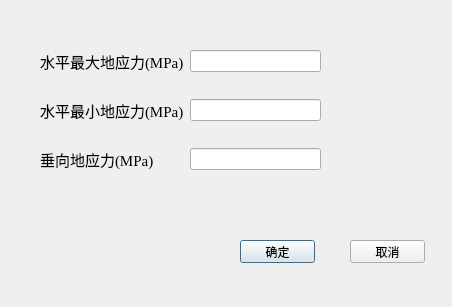
<?xml version="1.0" encoding="UTF-8"?>
<ui version="4.0">
 <class>dialog</class>
 <widget class="QDialog" name="dialog">
  <property name="geometry">
   <rect>
    <x>0</x>
    <y>0</y>
    <width>452</width>
    <height>307</height>
   </rect>
  </property>
  <property name="windowTitle">
   <string>三向地应力修改</string>
  </property>
  <widget class="QPushButton" name="pushButton">
   <property name="geometry">
    <rect>
     <x>240</x>
     <y>240</y>
     <width>75</width>
     <height>23</height>
    </rect>
   </property>
   <property name="text">
    <string>确定</string>
   </property>
  </widget>
  <widget class="QPushButton" name="pushButton_2">
   <property name="geometry">
    <rect>
     <x>350</x>
     <y>240</y>
     <width>75</width>
     <height>23</height>
    </rect>
   </property>
   <property name="text">
    <string>取消</string>
   </property>
  </widget>
  <widget class="QWidget" name="layoutWidget">
   <property name="geometry">
    <rect>
     <x>40</x>
     <y>50</y>
     <width>281</width>
     <height>121</height>
    </rect>
   </property>
   <layout class="QFormLayout" name="formLayout">
    <item row="0" column="0">
     <widget class="QLabel" name="label_2">
      <property name="font">
       <font>
        <family>Times New Roman</family>
        <pointsize>11</pointsize>
       </font>
      </property>
      <property name="text">
       <string>水平最大地应力(MPa)</string>
      </property>
     </widget>
    </item>
    <item row="0" column="1">
     <widget class="QLineEdit" name="lineEdit_1"/>
    </item>
    <item row="1" column="0">
     <spacer name="verticalSpacer">
      <property name="orientation">
       <enum>Qt::Vertical</enum>
      </property>
      <property name="sizeHint" stdset="0">
       <size>
        <width>20</width>
        <height>40</height>
       </size>
      </property>
     </spacer>
    </item>
    <item row="2" column="0">
     <widget class="QLabel" name="label_3">
      <property name="font">
       <font>
        <family>Times New Roman</family>
        <pointsize>11</pointsize>
       </font>
      </property>
      <property name="text">
       <string>水平最小地应力(MPa)</string>
      </property>
     </widget>
    </item>
    <item row="2" column="1">
     <widget class="QLineEdit" name="lineEdit_2"/>
    </item>
    <item row="3" column="1">
     <spacer name="verticalSpacer_2">
      <property name="orientation">
       <enum>Qt::Vertical</enum>
      </property>
      <property name="sizeHint" stdset="0">
       <size>
        <width>20</width>
        <height>40</height>
       </size>
      </property>
     </spacer>
    </item>
    <item row="4" column="0">
     <widget class="QLabel" name="label_4">
      <property name="font">
       <font>
        <family>Times New Roman</family>
        <pointsize>11</pointsize>
       </font>
      </property>
      <property name="text">
       <string>垂向地应力(MPa)</string>
      </property>
     </widget>
    </item>
    <item row="4" column="1">
     <widget class="QLineEdit" name="lineEdit_3"/>
    </item>
   </layout>
  </widget>
 </widget>
 <resources/>
 <connections>
  <connection>
   <sender>pushButton</sender>
   <signal>clicked()</signal>
   <receiver>dialog</receiver>
   <slot>input_data_2()</slot>
   <hints>
    <hint type="sourcelabel">
     <x>262</x>
     <y>250</y>
    </hint>
    <hint type="destinationlabel">
     <x>364</x>
     <y>189</y>
    </hint>
   </hints>
  </connection>
  <connection>
   <sender>pushButton_2</sender>
   <signal>clicked()</signal>
   <receiver>lineEdit_3</receiver>
   <slot>clear()</slot>
   <hints>
    <hint type="sourcelabel">
     <x>395</x>
     <y>253</y>
    </hint>
    <hint type="destinationlabel">
     <x>308</x>
     <y>153</y>
    </hint>
   </hints>
  </connection>
  <connection>
   <sender>pushButton_2</sender>
   <signal>clicked()</signal>
   <receiver>lineEdit_2</receiver>
   <slot>clear()</slot>
   <hints>
    <hint type="sourcelabel">
     <x>366</x>
     <y>245</y>
    </hint>
    <hint type="destinationlabel">
     <x>308</x>
     <y>108</y>
    </hint>
   </hints>
  </connection>
  <connection>
   <sender>pushButton_2</sender>
   <signal>clicked()</signal>
   <receiver>lineEdit_1</receiver>
   <slot>clear()</slot>
   <hints>
    <hint type="sourcelabel">
     <x>375</x>
     <y>245</y>
    </hint>
    <hint type="destinationlabel">
     <x>309</x>
     <y>55</y>
    </hint>
   </hints>
  </connection>
 </connections>
 <slots>
  <slot>input_data_2()</slot>
 </slots>
</ui>
